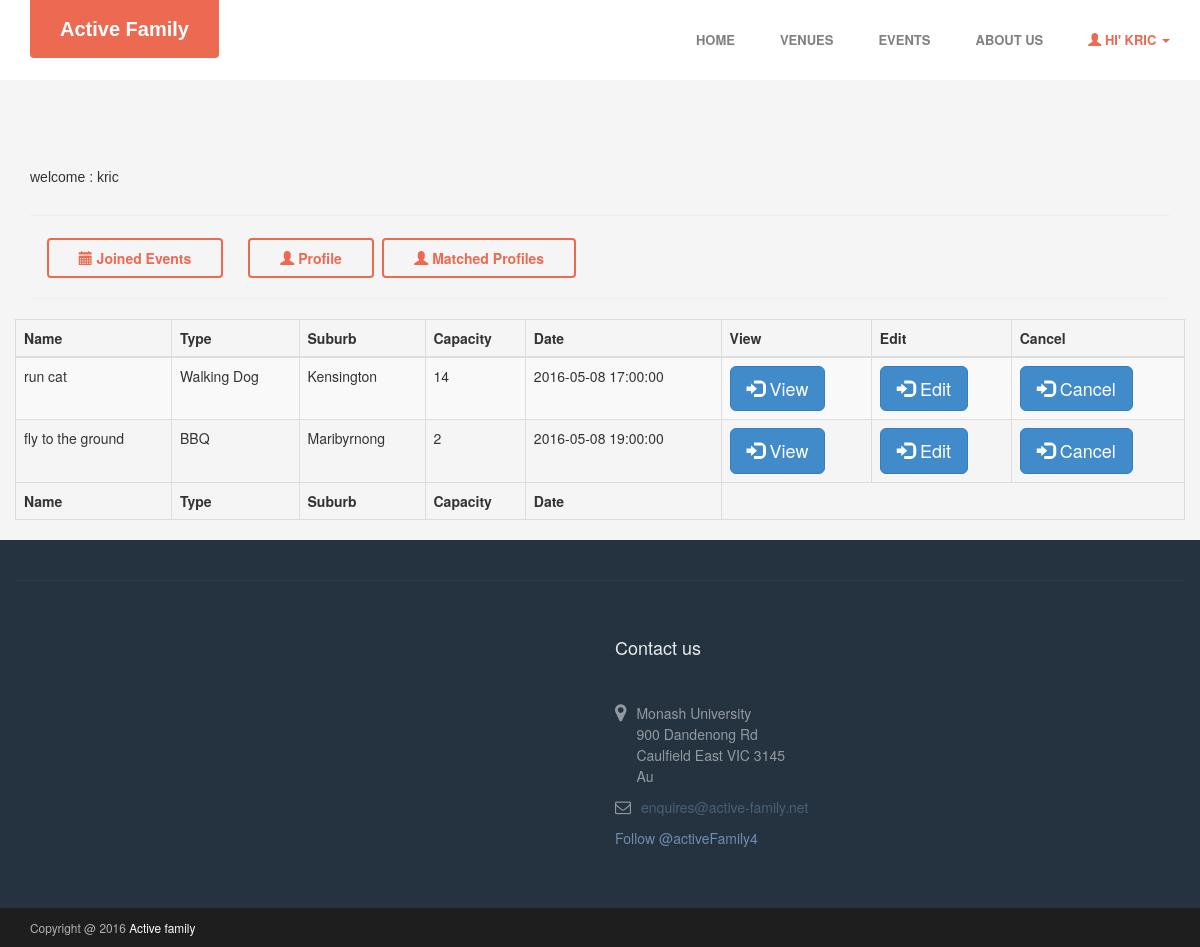
Page /user/home.php (signed in) on the earlier database version.
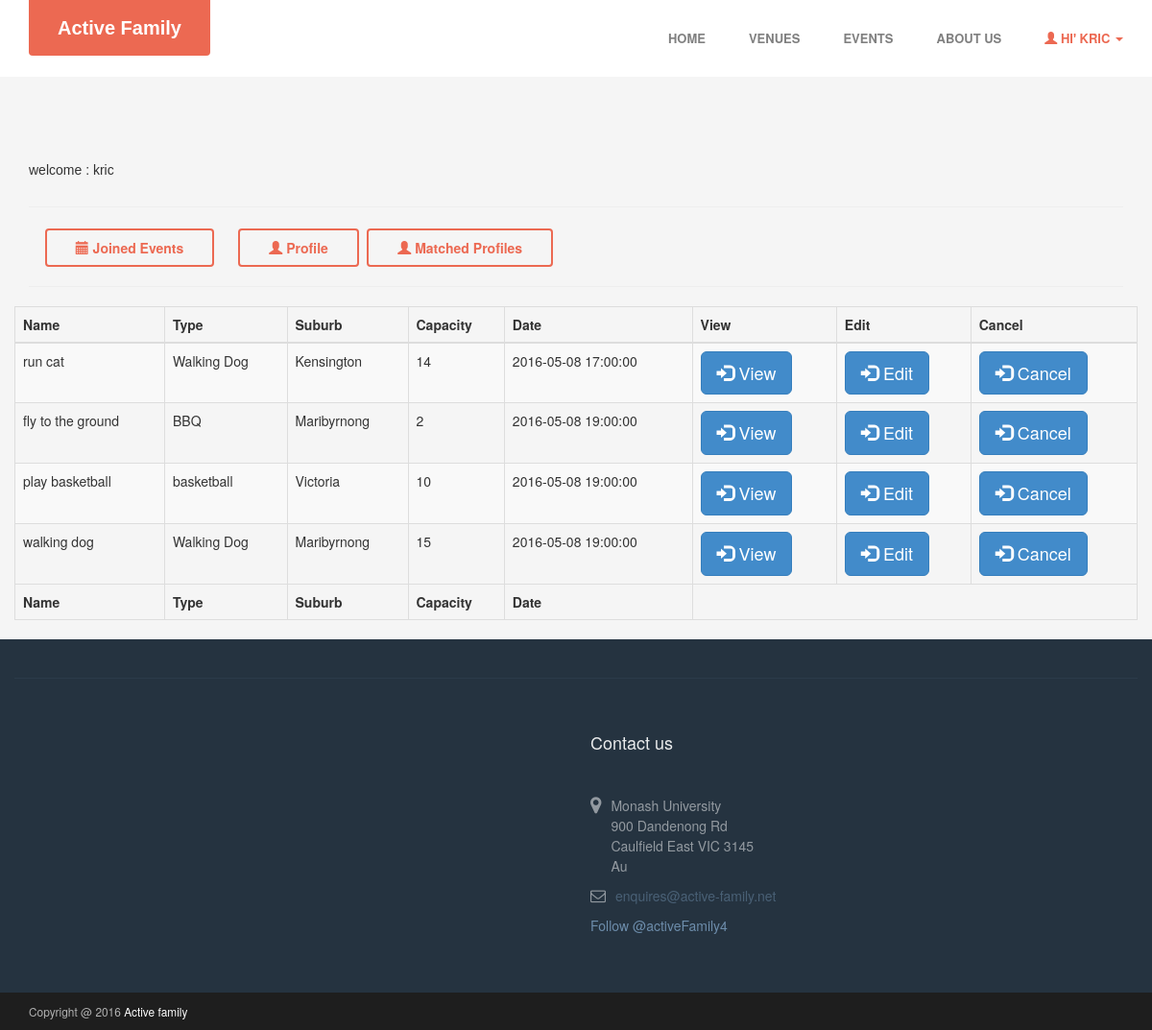
Same page on the later database version.
### tables this page shows
CREATE TABLE `events` (
  `eventId` int(60) NOT NULL,
  `create_user_id` int(60) NOT NULL,
  `eventName` varchar(255) DEFAULT NULL,
  `eventDescription` text,
  `type` varchar(60) DEFAULT NULL,
  `address` text NOT NULL,
  `suburb` varchar(70) NOT NULL,
  `capacity` int(60) DEFAULT NULL,
  `curr_capa` int(11) DEFAULT NULL,
  `date` datetime DEFAULT NULL,
  `status` varchar(25) NOT NULL
);

### user/home.php (the view, shortened to what the changed rows need)
<?php
    include('../include/config.php');
	$user_id = $_SESSION['user_session'];
    $sql = "SELECT * FROM events where create_user_id = '$user_id' AND status = 'active'";
    $stmt = $pdo->query($sql);
    $list = $stmt->fetchAll(PDO::FETCH_ASSOC);
?>
<!DOCTYPE html PUBLIC "-//W3C//DTD XHTML 1.0 Transitional//EN" "http://www.w3.org/TR/xhtml1/DTD/xhtml1-transitional.dtd">
<html xmlns="http://www.w3.org/1999/xhtml">
<head>
    <link rel="stylesheet" href="assets/plugins/bootstrap/css/bootstrap.min.css">
    <link rel="stylesheet" href="assets/plugins/font-awesome/css/font-awesome.css">
    <link rel="stylesheet" href="assets/plugins/flexslider/flexslider.css">
    <link id="theme-style" rel="stylesheet" href="assets/css/styles.css">
    <link rel="stylesheet" href="css/bootstrap.min.css"/>
    <link rel="stylesheet" href="css/custom.css"/>
    <link rel="stylesheet" href="style.css" type="text/css"  />
    <link rel="stylesheet" href="https://cdn.datatables.net/t/bs/jq-2.2.0,dt-1.10.11,r-2.0.2/datatables.min.css"/>
<link rel="stylesheet" href="style.css" type="text/css"  />
</head>
<body style="background-color: #f5f5f5">
<header id="header" class="header navbar-fixed-top" style="position: relative; background-color: white">
    <div class="container">
        <h1 class="logo">
            <a href="http://active-family.net"><span class="logo-icon"></span><span class="text">Active Family</span></a>
        </h1>
    </div>
</header>
<div class="container-fluid" style="margin-top:80px;">
    <div class="container">
        <h2>
            <a href="joinedEvent.php" class="btn btn-cta btn-cta-secondary"><span class="glyphicon glyphicon-calendar"></span> Joined Events </a> &nbsp;
        <a href="profile.php" class="btn btn-cta btn-cta-secondary"><span class="glyphicon glyphicon-user"></span> Profile </a>
            <a href="match.php" class="btn btn-cta btn-cta-secondary"><span class="glyphicon glyphicon-user"></span> Matched Profiles </a>
        </h2>
        <div class='row'>
            <table id='event' class="table table-striped table-bordered" style="width: 100%">
                <thead>
                <tr>
                    <th>Name</th>
                    <th>Type</th>
                    <th>Suburb</th>
                    <th>Capacity</th>
                    <th>Date</th>
                    <th>View</th>
                    <th>Edit</th>
                    <th>Cancel</th>
                </tr>
                </thead>
                <tbody>
                <?php
                $btnView = array();
                $i = 0;
                foreach ($list as $val){
                    $btnView[$i] = "btnView".$i;
                    $btnEdit[$i] = "btnEdit".$i;
                    $btnCancel[$i] = "btnCancel".$i;
                    $eventId = $val['eventId'];
                    ?>
                    <tr>
                        <td>
                            <?php echo $val['eventName'];?>
                        </td>
                        <td>
                            <?php echo $val['type'];?>
                        </td>
                        <td>
                            <?php echo $val['suburb'];?>
                        </td>
                        <td>
                            <?php echo $val['capacity'];?>
                        </td>
                        <td>
                            <?php echo $val['date'];?>
                        </td>
                        <td class="form-group">
                            <button type="submit" name="<?php echo $btnView[$i]?>" class="btn btn-primary btn-lg" onclick="window.location.href='../event/view.php?eventId=<?php echo $eventId; ?>'">
                                <i class="glyphicon glyphicon-log-in"></i> View
                            </button>
                        </td>
                        <td>
                            <button type="submit" name="<?php echo $btnEdit[$i]?>" class="btn btn-primary btn-lg" onclick="window.location.href='../event/edit.php?eventId=<?php echo $eventId; ?>'">
                                <i class="glyphicon glyphicon-log-in"></i> Edit
                            </button>
                        </td>
                        <form action="" method="post">
                            <td class="form-group">
                                <button type="submit" name="<?php echo $btnCancel[$i]?>" class="btn btn-primary btn-lg">
                                    <i class="glyphicon glyphicon-log-in"></i> Cancel
                                </button>
                            </td>
                        </form>
                    </tr>
                    <?php $i++; }?>
                </tbody>
                <tfoot>
                <tr>
                    <th>Name</th>
                    <th>Type</th>
                    <th>Suburb</th>
                    <th>Capacity</th>
                    <th>Date</th>
                </tr>
                </tfoot>
            </table>
        </div>
    </div>
</div>
</body>
</html>

Differences in the rows shown:
added events: eventName "play basketball", type "basketball", suburb "Victoria", capacity "10", date "2016-05-08 19:00:00"
added events: eventName "walking dog", type "Walking Dog", suburb "Maribyrnong", capacity "15", date "2016-05-08 19:00:00"
